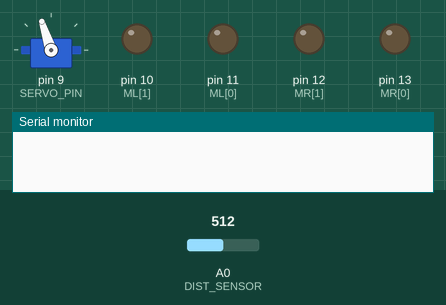
Bench run of a sketch on a simulated Arduino Uno, built with avr-gcc and run on an emulated ATmega328P. On the bench: servo, output pins drawn as LEDs (lit = HIGH), the last lines printed to the serial monitor. The inputs (shaded band) are chosen by the test bench; at power-on: A0 (DIST_SENSOR) = 512.

Above: at 1.2 s.
1.3 s: A0 (DIST_SENSOR) set to 419
At 1.68 s:
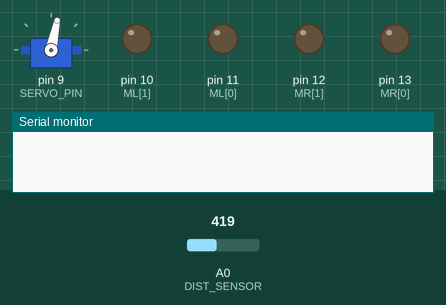
4.3 s: A0 (DIST_SENSOR) set to 389
At 5.7 s:
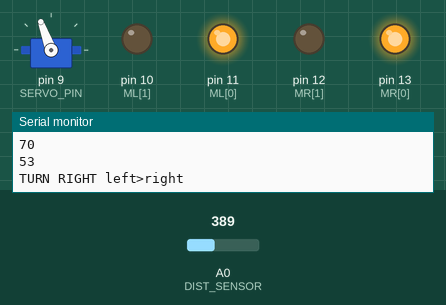
6.0 s: A0 (DIST_SENSOR) set to 410
At 8.31 s:
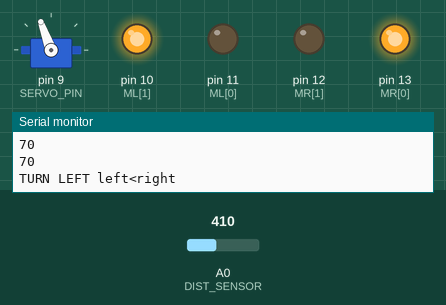
Timing chart, 0 to 18.0 s (numbered marks = the images above; inputs shaded):
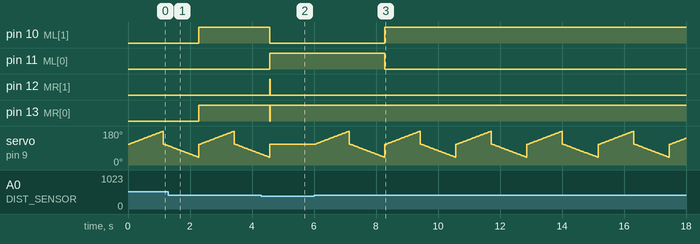

The sketch:

basic.ino
```cpp
#include <Servo.h>

const int numReadings = 10;
Servo myservo;  // create a servo object
int pos = 0;

int ML[2] = {11,10};
int MR[2] = {13,12};
int SERVO_PIN = 9;
int DIST_SENSOR = A0;
void setup() {
  // put your setup code here, to run once:
  // left motor
  pinMode(ML[0], OUTPUT);
  pinMode(ML[1], OUTPUT);

  // roght motor
  pinMode(MR[0], OUTPUT);
  pinMode(MR[1], OUTPUT);

  myservo.attach(SERVO_PIN);

  Serial.begin(9600);

}

void loop() {
  // read the input on analog pin 0:
  int sensorValue = getAverageDistance();
//  Serial.println(sensorValue);

  if (sensorValue > 400) {
    // too close
    // so stop and check left right
    decide_turn();
  } else {
    // continue with nothing
    forward();
  }
//  freeStop();
//  forward();
//
//  delay(3000);
//  freeStop();
//  right();
//
//  delay(3000);
//  freeStop();
//  left();
//
//  delay(3000);
//  freeStop();
//  reverse();
//
//  delay(3000);
}

void decide_turn() {

  // check right
  int left_count=0, right_count=0;
  for (pos = 110; pos < 110 + 70; pos += 1) { // goes from 0 degrees to 180 degrees
    // in steps of 1 degree
    myservo.write(pos);              // tell servo to go to position in variable 'pos'
    delay(15);                       // waits 15ms for the servo to reach the position
    int distance = getAverageDistance();
    if (distance > 400) {
      left_count++;
    }
  }

  // bring to center
  myservo.write(110);
  delay(15);

  // check left
  for (pos = 110; pos > 110 - 70; pos -= 1) { // goes from 180 degrees to 0 degrees
    myservo.write(pos);              // tell servo to go to position in variable 'pos'
    delay(15);                       // waits 15ms for the servo to reach the position
    int distance = getAverageDistance();
    if (distance > 400) {
      right_count++;
    }
  }

  // decide
  Serial.println(left_count);
  Serial.println(right_count);

  if (left_count > right_count) {
    // turn right
    Serial.println("TURN RIGHT left>right");
    right();
  } else {
    // turn left
    Serial.println("TURN LEFT left<right");
    left();
  }

  // bring to center
  myservo.write(110);
  delay(15);
}

int getAverageDistance() {
  int total = 0;
  for (int i = 1; i <= numReadings; i++) {
    // read from the sensor:
    total = total + analogRead(DIST_SENSOR);
  }
  return total/numReadings;
}

// forward move
void forward() {
  // move left and right motors forward
  digitalWrite(ML[0], HIGH);
  digitalWrite(ML[1], LOW);
  digitalWrite(MR[0], HIGH);
  digitalWrite(MR[1], LOW);
}

// reverse move
void reverse() {
  // move left and right motors forward
  digitalWrite(ML[0], LOW);
  digitalWrite(ML[1], HIGH);
  digitalWrite(MR[0], LOW);
  digitalWrite(MR[1], HIGH);
}

// left move
void left() {
  // move left motor backwards
  digitalWrite(ML[0], LOW);
  digitalWrite(ML[1], HIGH);

  // move right motor forward
  digitalWrite(MR[0], HIGH);
  digitalWrite(MR[1], LOW);
}

// forward the motor
void right() {
  // move left motor backwards
  digitalWrite(ML[0], HIGH);
  digitalWrite(ML[1], LOW);

  // move right motor forward
  digitalWrite(MR[0], LOW);
  digitalWrite(MR[1], HIGH);
}

void freeStop() {
  digitalWrite(ML[0], LOW);
  digitalWrite(ML[1], LOW);
  digitalWrite(MR[0], LOW);
  digitalWrite(MR[1], LOW);
  delay(1000);
}
```

Measured:
- the behaviour switches between 401 and 400 on A0 (DIST_SENSOR) (found by bisection; images 1 and 2)
- after the input at 4.3 s, pin 10 (ML[1]): HIGH → LOW after 0.27 s; pin 11 (ML[0]): LOW → HIGH after 0.27 s; pin 12 (MR[1]): LOW → HIGH after 0.27 s, → LOW 0.02 s later; pin 13 (MR[0]): HIGH → LOW after 0.27 s, → HIGH 0.02 s later
